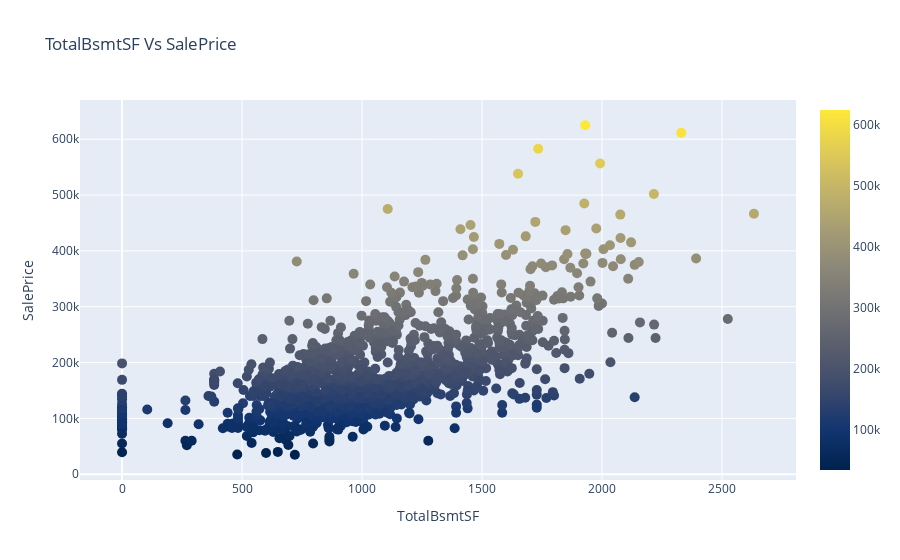

Notebook source saved alongside this figure:
### Code cell
scatter_plot(train.TotalBsmtSF, train.SalePrice, 'TotalBsmtSF Vs SalePrice', 'TotalBsmtSF', 'SalePrice', 10, 'Cividis')

### Figure 1 — Plotly figure (JSON) as saved in the notebook; plotly's stock layout.template omitted (floating-point values rounded to 4 significant figures; data arrays with more than 128 entries replaced by an {"elided": "..."} marker saying what was removed)
{"data": [{"marker": {"color": {"elided": "1453 int values"}, "colorscale": [[0, "#00224e"], [0.1111, "#123570"], [0.2222, "#3b496c"], [0.3333, "#575d6d"], [0.4444, "#707173"], [0.5556, "#8a8678"], [0.6667, "#a59c74"], [0.7778, "#c3b369"], [0.8889, "#e1cc55"], [1, "#fee838"]], "showscale": true, "size": 10}, "mode": "markers", "type": "scatter", "x": {"elided": "1453 int values"}, "y": {"elided": "1453 int values"}}], "layout": {"hovermode": "closest", "title": {"text": "TotalBsmtSF Vs SalePrice"}, "xaxis": {"title": {"text": "TotalBsmtSF"}}, "yaxis": {"title": {"text": "SalePrice"}}}}
